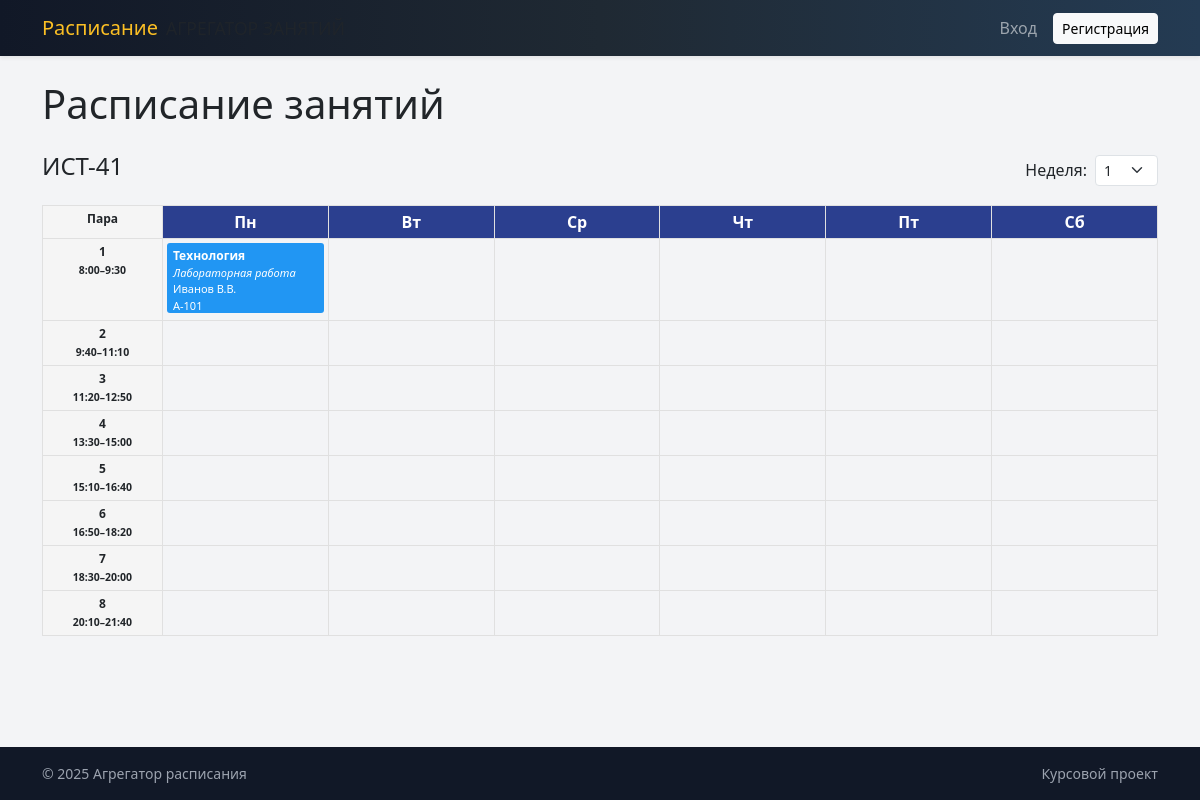
The page /group/2 on the database its author committed.
### app.py (models this page shows)
class Group(db.Model):
    id = db.Column(db.Integer, primary_key=True)
    name = db.Column(db.String(64), unique=True, nullable=False)
    lessons = db.relationship('Lesson', backref='group', lazy=True)

class Lesson(db.Model):
    id = db.Column(db.Integer, primary_key=True)
    week = db.Column(db.Integer, nullable=False)
    weekday = db.Column(db.Integer, nullable=False)
    lesson_number = db.Column(db.Integer, nullable=False)
    subject = db.Column(db.String(128), nullable=False)
    lesson_type = db.Column(db.String(20), nullable=False)
    group_id = db.Column(db.Integer, db.ForeignKey('group.id'), nullable=False)
    teacher_name = db.Column(db.String(128), nullable=False)
    classroom_name = db.Column(db.String(64), nullable=False)

### app.py (the view)
@app.route('/group/<int:group_id>')
def group_schedule(group_id):
    group = Group.query.get_or_404(group_id)
    week = request.args.get('week', type=int) or 1
    week = max(1, min(25, week))
    lessons = Lesson.query.filter_by(group_id=group.id, week=week).all()
    return render_template('group_schedule.html',
                           group=group,
                           lessons=lessons,
                           current_week=week)

### templates/group_schedule.html (shortened to what this page needs)
{% extends 'base.html' %}
{% block content %}
<h1 class="mb-4">Расписание занятий</h1>
<div class="d-flex justify-content-between align-items-center mb-3">
  <h4>{{ group.name }}</h4>
  <form method="get" class="d-flex align-items-center">
    <label class="me-2 mb-0">Неделя:</label>
    <select name="week" class="form-select form-select-sm" onchange="this.form.submit()">
      {% for w in range(1, 26) %}
        <option value="{{ w }}" {% if w == current_week %}selected{% endif %}>{{ w }}</option>
      {% endfor %}
    </select>
  </form>
</div>
{% set grid = {} %}
{% for l in lessons %}
  {% set key = (l.weekday, l.lesson_number) %}
  {% if key not in grid %}
    {% set _ = grid.update({key: [l]}) %}
  {% else %}
    {% set _ = grid[key].append(l) %}
  {% endif %}
{% endfor %}
{% set days = [
  (1, 'Пн'),
  (2, 'Вт'),
  (3, 'Ср'),
  (4, 'Чт'),
  (5, 'Пт'),
  (6, 'Сб')
] %}
{% set pair_times = [
  '8:00–9:30',
  '9:40–11:10',
  '11:20–12:50',
  '13:30–15:00',
  '15:10–16:40',
  '16:50–18:20',
  '18:30–20:00',
  '20:10–21:40'
] %}
<table class="schedule-grid">
  <thead>
    <tr>
      <th class="schedule-time-col">Пара</th>
      {% for d in days %}
        <th class="schedule-day-header">{{ d[1] }}</th>
      {% endfor %}
    </tr>
  </thead>
  <tbody>
  {% for num in range(1,9) %}
    <tr>
      <td class="schedule-time-col">
        {{ num }}<br>
        <small>{{ pair_times[num-1] }}</small>
      </td>
      {% for d in days %}
        <td>
          {% set cell_lessons = grid.get((d[0], num), []) %}
          {% for l in cell_lessons %}
            {% if l.lesson_type == 'lecture' %}
              {% set type_class = 'lesson-lecture' %}
            {% elif l.lesson_type == 'practice' %}
              {% set type_class = 'lesson-practice' %}
            {% else %}
              {% set type_class = 'lesson-lab' %}
            {% endif %}
            <div class="lesson-card {{ type_class }}">
  <span class="subject">{{ l.subject }}</span>
  {% if l.lesson_type == 'lecture' %}
    <span class="lesson-kind">Лекция</span>
  {% elif l.lesson_type == 'practice' %}
    <span class="lesson-kind">Практика</span>
  {% elif l.lesson_type == 'lab' %}
    <span class="lesson-kind">Лабораторная работа</span>
  {% endif %}
  <span class="teacher">{{ l.teacher_name }}</span>
  <span class="place">{{ l.classroom_name }}</span>
</div>
          {% endfor %}
        </td>
      {% endfor %}
    </tr>
  {% endfor %}
  </tbody>
</table>
{% endblock %}

### templates/base.html (style rules this page uses)
body { background: #f3f4f6; }

### templates/group_schedule.html (style rules this page uses)
.schedule-grid { border-collapse: collapse; width: 100%; table-layout: fixed; }
.schedule-grid th, .schedule-grid td { border: 1px solid #e0e0e0; vertical-align: top; padding: 4px; }
.schedule-time-col { width: 120px; text-align: center; font-weight: 600; background-color: #f5f5f5; font-size: 12px; }
.schedule-day-header { text-align: center; background-color: #2b3f8f; color: #fff; font-weight: 600; }
.lesson-card { margin-bottom: 3px; padding: 4px 6px; color: #fff; border-radius: 3px; font-size: 12px; height: 70px; overflow: hidden; }
.lesson-card .lesson-kind { display: block; font-size: 11px; font-style: italic; }
.lesson-card .subject { display: block; font-weight: 600; }
.lesson-card .teacher, .lesson-card .place, .lesson-card .group-name, .lesson-card .lesson-kind { display: block; font-size: 11px; white-space: nowrap; text-overflow: ellipsis; }
.lesson-lab { background-color: #2196f3; }

### rows shown on the page
Group: name "ИСТ-41"
Lesson: subject "Технология", lesson_type "Лабораторная работа", teacher_name "Иванов В.В.", classroom_name "А-101"

### other values the page prints
{{ d[1] }} "Пн" "Вт" "Ср" "Чт" "Пт" "Сб"
{{ num }} "1" "2" "3" "4" "5" "6" "7" "8"
{{ pair_times[num-1] }} "8:00–9:30" "9:40–11:10" "11:20–12:50" "13:30–15:00" "15:10–16:40" "16:50–18:20" "18:30–20:00" "20:10–21:40"
form field week "1"
